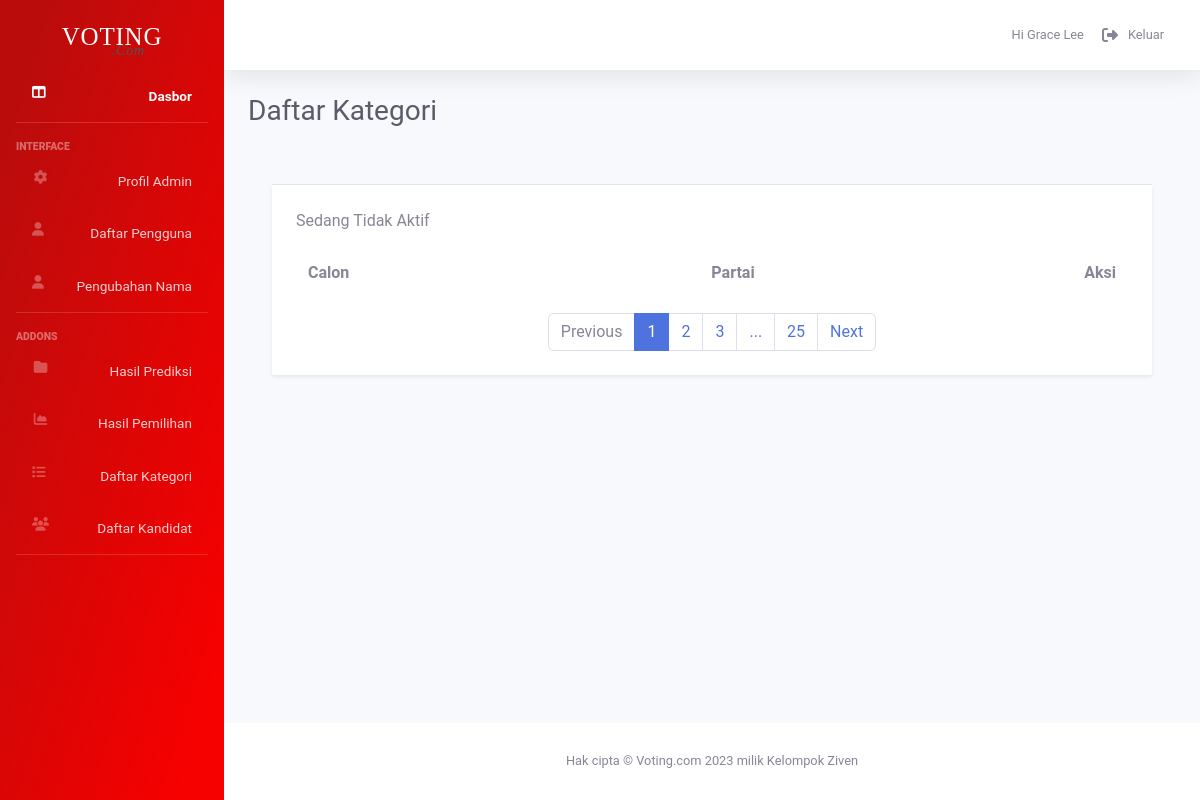
/admin/detail_category.php (signed in), run on an earlier commit of the app's database.
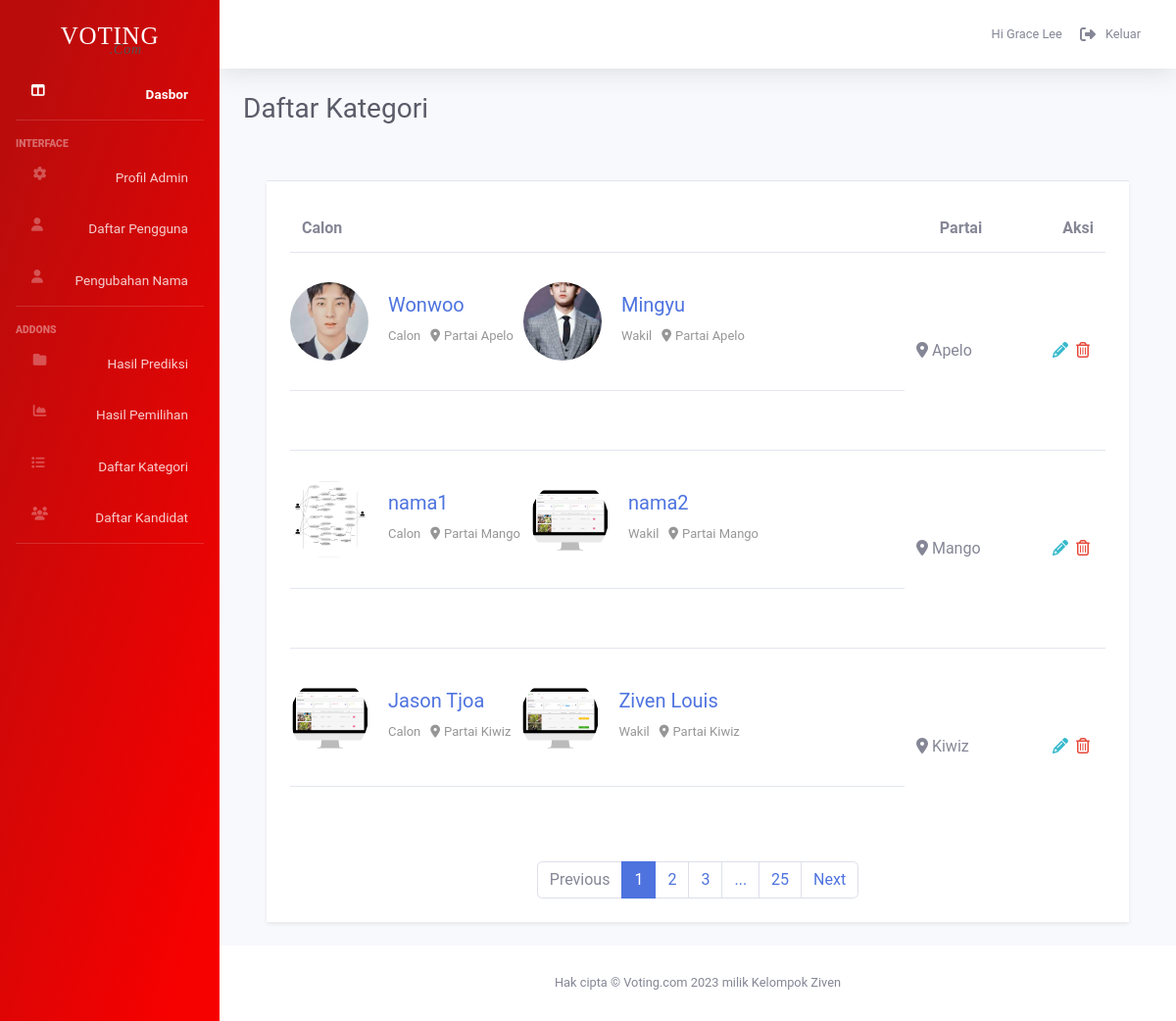
And on a later commit of the database.
### tables this page shows
CREATE TABLE `candidate` (
  `id` int(11) NOT NULL,
  `foto_calon` varchar(100) NOT NULL,
  `nama_calon` varchar(100) NOT NULL,
  `nama_jabatan` varchar(100) DEFAULT NULL,
  `foto_wakil` varchar(100) DEFAULT NULL,
  `nama_wakil` varchar(100) NOT NULL,
  `voting_name` varchar(100) NOT NULL,
  `visi` varchar(1000) DEFAULT NULL,
  `misi` varchar(100) NOT NULL,
  `partai` varchar(100) NOT NULL
);

### admin/detail_category.php (the view, shortened to what this page needs)
<!DOCTYPE html>
<html lang="en">
<head>
    <link href="vendor/fontawesome-free/css/all.min.css" rel="stylesheet" type="text/css">
    <link rel="stylesheet" href="https://cdnjs.cloudflare.com/ajax/libs/font-awesome/6.1.1/css/all.min.css" type="text/css">
    <link href="../admin_component/css/adminboots.css" rel="stylesheet">
    <link href="../admin_component/css/detail.css" rel="stylesheet">
</head>
<?php include '../admin_component/php/connect.php';?>
<?php
$detail = $_GET['detail_category'];
$query="SELECT * FROM category WHERE category_id = ?";
$get_candidate = $connect->prepare($query);
$get_candidate -> execute([$detail]);
$row=$get_candidate->fetch(PDO::FETCH_ASSOC);
$nama_category = $row['nama'];
?>
<body id="page-top">
<?php include '../admin_component/php/script.php' ;?>
    <div id="wrapper">
    <?php include '../admin_component/php/sidenav.php' ;?>
<div id="content-wrapper" class="d-flex flex-column">
<div id="content">
<?php include '../admin_component/php/topbar.php' ;?>
    <div class="container-fluid">
        <div class="d-sm-flex align-items-center justify-content-between mb-4" style="display: grid;">
            <h1 class="h3 mb-0 text-gray-800">Daftar Kategori</h1>
        </div>
                    <div class="container mt-3 mb-4">
    <div class="row">
      <div class="col-md-12">
      <div class="card-header py-3">
                        </div>
        <div class="user-dashboard-info-box table-responsive mb-0 bg-white p-4 shadow-sm">
          <table class="table manage-candidates-top mb-0">
            <thead>
              <tr>
                <th>Calon</th>
                <th class="text-center">Partai</th>
                <th class=" text-right">Aksi</th>
              </tr>
            </thead>
            <tbody>
            <?php
             $query ="SELECT * FROM candidate WHERE voting_name ='$nama_category'";
             $select_candidate =  $connect->prepare($query);
             $select_candidate -> execute();
             if($select_candidate->rowCount()>0){
                while ($fetch_candidate = $select_candidate ->fetch(PDO::FETCH_ASSOC)){
                    ?>
                    <tr class="candidates-list">
                <td class="title">
                  <div class="thumb">
                    <img class="img-fluid" src="../img/candidate/<?=$fetch_candidate['foto_calon']?>" alt="">
                  </div>
                  <div class="candidate-list-details">
                    <div class="candidate-list-info">
                      <div class="candidate-list-title">
                        <h5 class="mb-0"><a href="#"><?=$fetch_candidate['nama_calon']?></a></h5>
                      </div>
                      <div class="candidate-list-option">
                        <ul class="list-unstyled">
                          <li>Calon <?=$fetch_candidate['nama_jabatan']?></li>
                          <li><i class="fas fa-map-marker-alt pr-1"></i>Partai <?=$fetch_candidate['partai']?></li>
                        </ul>
                      </div>
                    </div>
                  </div>
                  <div class="thumb">
                    <img class="img-fluid" src="../img/candidate/<?=$fetch_candidate['foto_wakil']?>" alt="">
                  </div>
                  <div class="candidate-list-details">
                    <div class="candidate-list-info">
                      <div class="candidate-list-title">
                        <h5 class="mb-0"><a href="#"><?=$fetch_candidate['nama_wakil']?></a></h5>
                      </div>
                      <div class="candidate-list-option">
                        <ul class="list-unstyled">
                          <li>Wakil <?=$fetch_candidate['nama_jabatan']?></li>
                          <li><i class="fas fa-map-marker-alt pr-1"></i>Partai <?=$fetch_candidate['partai']?></li>
                        </ul>
                      </div>
                    </div>
                  </div>
                </td>
                <td class="title">
                </td>
                <td>
                <i class="fas fa-map-marker-alt pr-1"></i><?=$fetch_candidate['partai']?></li>
                </td>
                <td>
                  <ul class="list-unstyled mb-0 d-flex justify-content-end">
                    <li><a href="update_candidate.php?update_candidate=<?=$fetch_candidate['id']?>" class="text-info" data-toggle="tooltip" title="" data-original-title="Edit"><i class="fas fa-pencil-alt"></i></a></li>
                    <li><a href="detail_category.php?detail_category=<?=$detail?>&delete_detail=<?=$fetch_candidate['id']?>" class="text-danger" data-toggle="tooltip" title="" data-original-title="Delete"><i class="far fa-trash-alt"></i></a></li>
                  </ul>
                </td>
              </tr>
                    <?php
                }} else {
                    ?>
                    <p>Sedang Tidak Aktif</p>
                    <?php
                }?>
            </tbody>
          </table>
          <div class="text-center mt-3 mt-sm-3">
            <ul class="pagination justify-content-center mb-0">
              <li class="page-item disabled"> <span class="page-link">Previous</span> </li>
              <li class="page-item active" aria-current="page"><span class="page-link">1 </span> <span class="sr-only">(current)</span></li>
              <li class="page-item"><a class="page-link" href="#">2</a></li>
              <li class="page-item"><a class="page-link" href="#">3</a></li>
              <li class="page-item"><a class="page-link" href="#">...</a></li>
              <li class="page-item"><a class="page-link" href="#">25</a></li>
              <li class="page-item"> <a class="page-link" href="#">Next</a> </li>
            </ul>
          </div>
        </div>
      </div>
    </div>
  </div>
    </div>
</div>
<?php include '../admin_component/php/footer.php';?>
</div>
</div>
</body>
</html>

### admin_component/php/sidenav.php (shortened to what this page needs)
        <ul class="navbar-nav bg-red-voting sidebar sidebar-dark accordion" id="accordionSidebar">
        <a class="sidebar-brand d-flex align-items-center justify-content-center" href="dash.php">
            <div class="sidebar-brand-text mx-3 logo" style="text-align: left ; font-size:25px; color:white;
            font-weight: 300;
            line-height: 0.65;
            font-family: 'Lobster', cursive;">Voting
            <p style="font-size: 14px;
    margin-left: 50px;
    color: #545454;
    font-weight: 400;
    text-transform: capitalize;
    font-style: italic;
    font-family: 'Mansalva', cursive;">.com</p>
            </div></a>
        <li class="nav-item active">
            <a class="nav-link" href="dash.php">
            <i class="fas fa-columns"></i>
            <span>Dasbor</span></a>
        </li>
        <hr class="sidebar-divider">
        <div class="sidebar-heading">
            Interface
        </div>
        <li class="nav-item">
                    <a class="nav-link collapsed" href="../admin/admin.php"
                        aria-expanded="true" >
                        <i class="fas fa-fw fa-cog"></i>
                        <span>Profil Admin</span>
                    </a>
                </li>
        <li class="nav-item">
            <a class="nav-link" href="../admin/user.php">
            <i class="fas fa-user"></i>
            <span>Daftar Pengguna</span></a>
        </li>
        <li class="nav-item">
            <a class="nav-link" href="../admin/ganti_nama.php">
            <i class="fas fa-user"></i>
            <span>Pengubahan Nama</span></a>
        </li>
        <hr class="sidebar-divider">
        <div class="sidebar-heading">
            Addons
        </div>
        <li class="nav-item">
            <a class="nav-link collapsed" href="../admin/prevoting.php" >
                <i class="fas fa-fw fa-folder"></i>
                <span>Hasil Prediksi</span>
            </a>
        </li>
        <li class="nav-item">
            <a class="nav-link" href="voting.php">
                <i class="fas fa-fw fa-chart-area"></i>
                <span>Hasil Pemilihan</span></a>
        </li>
        <li class="nav-item">
            <a class="nav-link" href="category.php">
                <i class="fas fa-list"></i>
                <span>Daftar Kategori</span></a>
        </li>
        <li class="nav-item">
            <a class="nav-link" href="candidate.php">
                <i class="fas fa-users"></i>
                <span>Daftar Kandidat</span></a>
        </li>
        <hr class="sidebar-divider d-none d-md-block">
</ul>

### admin_component/php/topbar.php (shortened to what this page needs)
<nav class="navbar navbar-expand navbar-light bg-white topbar mb-4 static-top shadow">
        <ul class="navbar-nav ml-auto">
            <li class="nav-item dropdown no-arrow">
            <a class="nav-link dropdown-toggle" href="dash.php?logout=<?=$_SESSION['admin_id']?>" id="userDropdown" role="button" style="gap: 10px;">
                    <span style="cursor: context-menu;" class="mr-2 d-none d-lg-inline text-gray-600 small">Hi <?=$_SESSION['nama_admin']?></span>
                    <i class="fas fa-sign-out-alt text-gray-600" ></i>
                    <span class="mr-2 d-none d-lg-inline text-gray-600 small">Keluar</span>
                </a>
            </li>
        </ul>
    </nav>

### admin_component/php/footer.php
<footer class="sticky-footer bg-white">
    <div class="container my-auto">
        <div class="copyright text-center my-auto">
            <span>Hak cipta &copy; Voting.com 2023 milik Kelompok Ziven</span>
        </div>
    </div>
</footer>

### admin_component/css/detail.css (style rules this page uses)
.user-dashboard-info-box .candidates-list .thumb { margin-right: 20px; }
.user-dashboard-info-box .candidates-list .thumb img { width: 80px; height: 80px; -o-object-fit: cover; object-fit: cover; overflow: hidden; border-radius: 50%; }
.user-dashboard-info-box .title { display: -webkit-box; display: -ms-flexbox; display: flex; -webkit-box-align: center; -ms-flex-align: center; align-items: center; padding: 30px 0; }
.user-dashboard-info-box .candidates-list td { vertical-align: middle; }
.user-dashboard-info-box td li { margin: 0 4px; }
.user-dashboard-info-box .table thead th { border-bottom: none; }
.table.manage-candidates-top th { border: 0; }
.table.manage-candidates-top { min-width: 650px; }
.user-dashboard-info-box .candidate-list-details ul { color: #969696; }
.candidate-list-title { margin-bottom: 5px; }
.candidate-list-details ul { display: -webkit-box; display: -ms-flexbox; display: flex; -ms-flex-wrap: wrap; flex-wrap: wrap; margin-bottom: 0px; }
.candidate-list-details ul li { margin: 5px 10px 5px 0px; font-size: 13px; }
.bg-white { background-color: #ffffff !important; }
.p-4 { padding: 1.5rem!important; }
.mb-0, .my-0 { margin-bottom: 0!important; }
.shadow-sm { box-shadow: 0 .125rem .25rem rgba(0,0,0,.075)!important; }

### admin_component/php/sidenav.php (style rules this page uses)
.sidebar .nav-item .nav-link { padding: 1rem; padding-left: 2rem; padding-right: 2rem; display: flex; justify-content: space-between; }
*, *::after { margin: 0; padding: 0; box-sizing: border-box; font-family: 'Roboto'; }
.bg-red-voting { background: linear-gradient(107.2deg, rgb(187, 12, 12) 10.6%, rgb(247, 0, 0) 91.1%); }
.logo { margin-top:30px; }

What changed in the data, as far as the page shows it:
now on this page (row edited): candidate: foto_calon (picture), nama_calon "Wonwoo", partai "Apelo", foto_wakil (picture), nama_wakil "Mingyu"
added candidate: foto_calon (picture), nama_calon "nama1", partai "Mango", foto_wakil (picture), nama_wakil "nama2"
added candidate: foto_calon (picture), nama_calon "Jason Tjoa", partai "Kiwiz", foto_wakil (picture), nama_wakil "Ziven Louis"
Also different on the page:
text no longer shown: "Sedang Tidak Aktif"
